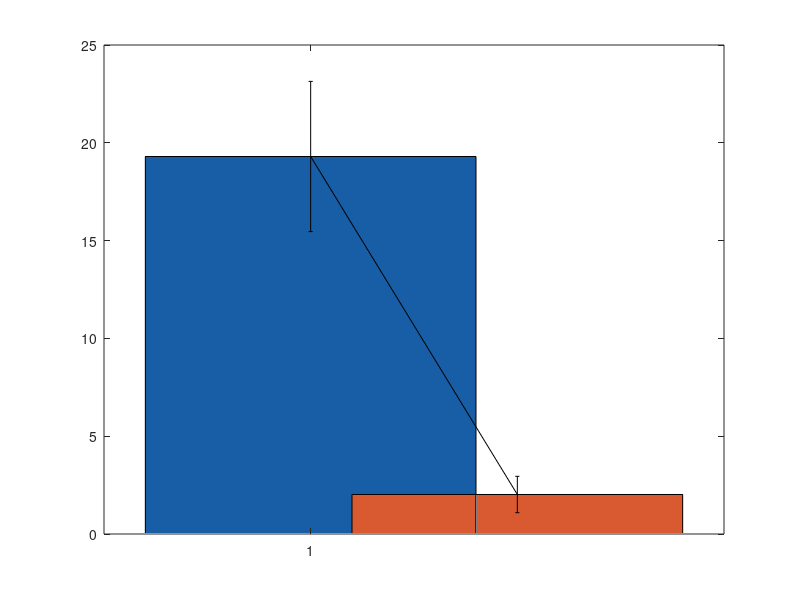

Reproduce this figure in MATLAB. (Note: this script raises an error after producing the figure.)
%% BAR+SD-TEST D max|x|
% Data
labels = {'LQR', 'PID'};
max_absx = [19.30,	2.02]; %max|x|- lqr&pid
sds = [3.84, 0.93]; % Standard deviations

% Bar Graphs, colors and Error Bars
figure;
bar(1, max_absx(1), 'FaceColor',[0.09 0.37 0.65]); %LQR blue
hold on;
bar(2, max_absx(2), 'FaceColor',[0.85 0.35 0.19]);%PID orange
hold on; 
errorbar(1:2, max_absx, sds, sds, 'k', 'LineStyle', 'none', 'LineWidth', 1.2);%1;2-x locations, k-color code
% axes and labels
set(gca, 'XTick', 1:2, 'XTickLabel', labels); %gca=get current axis
ylabel('max|x| (cm)');
title('Test D: Comparison with max|x|');
grid on;
